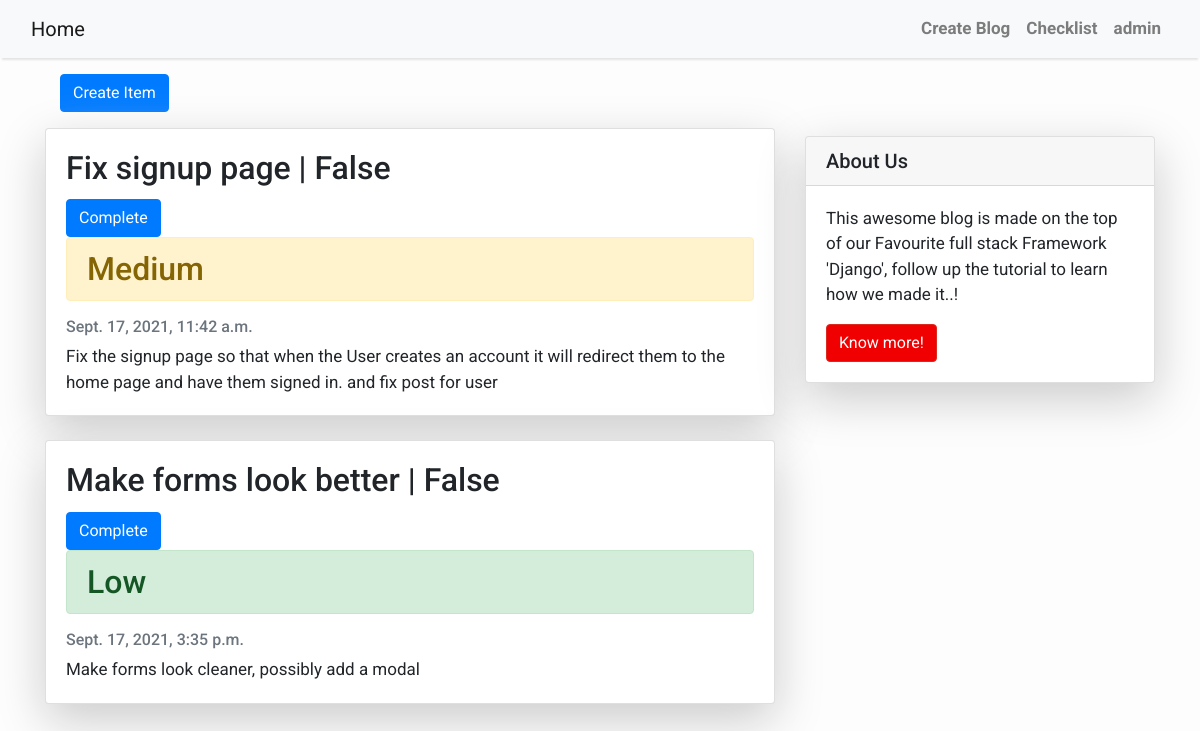
The app's page /checklist/ (signed in) with its own data.
### checklist/models.py (models this page shows, shortened)
class CheckList(models.Model):
    title = models.CharField(max_length=100, blank=True)
    description = models.TextField(max_length=150, blank=False)
    status = models.IntegerField(choices=URGENCY, default=0)
    completed = models.BooleanField(default=False)
    created_on = models.DateTimeField(auto_now_add=True)

### checklist/views.py (the view)
# urls.py: path('', views.CheckListView.as_view(), name='checklist'),
class CheckListView(generic.ListView):
    queryset = CheckList.objects.all()
    template_name = 'checklist/checklist.html'

### checklist/templates/checklist/checklist.html (shortened to what this page needs)
{% extends 'blogs/base.html' %}
{%block content%}
<div class="container">
  <div class="col-md-8 mt-3 left">
    <a class="btn btn-primary" href="{% url 'create' %}">Create Item</a>
  </div>
</div>
<div class="container">
    <div class="row">
        <div class="col-md-8 mt-3 left">
            {% for post in checklist_list %}
            <div class="card mb-4">
                <div class="card-body">
                    <h2 class="card-title">{{ post.title }} | {{ post.completed }}</h2>
                    <a type=submit class="btn btn-primary" href="{% url 'update' post.id%}">Complete</a>
                    {% if post.status == 0 %}
                        <h2 class="card-title alert alert-success" role="alert">{{post.get_status_display}}</h2>
                    {% elif post.status == 1 %}
                        <h2 class="card-title alert alert-warning" role="alert">{{post.get_status_display}}</h2>
                    {% elif post.status == 2 %}
                        <h2 class="card-title alert alert-danger" role="alert">{{post.get_status_display}}</h2>
                    {% endif %}
                    <p class="card-text text-muted h6">{{ post.created_on}} </p>
                    <p class="card-text">{{ post.description }}</p>
                </div>
            </div>
            {% endfor %}
        </div>
        {% block sidebar %} {% include 'blogs/sidebar.html' %} {% endblock sidebar %}
    </div>
</div>
{%endblock%}

### blogs/templates/blogs/base.html (shortened to what this page needs)
<!DOCTYPE html>
<html>
    <head>
        <link rel="stylesheet" href="https://maxcdn.bootstrapcdn.com/bootstrap/4.0.0/css/bootstrap.min.css"
 />
    </head>
    <body>
        <nav class="navbar navbar-expand-lg navbar-light bg-light shadow" id="mainNav">
            <div class="container-fluid">
                <a class="navbar-brand" href="{% url 'home' %}">Home</a>
                <div class="collapse navbar-collapse" id="navbarResponsive">
                    <ul class="navbar-nav ml-auto">
                        <li class="nav-item text-black">
                            <a class="nav-link text-black font-weight-bold" href="{% url 'create_blog' %}">Create Blog</a>
                        </li>
                        <li class="nav-item text-black">
                            <a class="nav-link text-black font-weight-bold" href="{% url 'checklist' %}">Checklist</a>
                        </li>
                        <li class="nav-item text-black">
                            {% if user.is_authenticated %}
                                <a class="nav-link text-black font-weight-bold" href="{% url 'profile' user %}">{{ user.username }}</a>
                            {% else %}
                                <a class="nav-link text-black font-weight-bold" href="{% url 'signup' %}">Sign-Up</a>
                            {% endif %}
                        </li>
                    </ul>
                </div>
            </div>
        </nav>
        {% block content %}{% endblock content %}
    </body>
</html>

### blogs/templates/blogs/base.html (style rules this page uses)
body { font-family: "Roboto", sans-serif; font-size: 17px; background-color: #fdfdfd; }
.shadow { box-shadow: 0 4px 2px -2px rgba(0, 0, 0, 0.1); }

### blogs/templates/blogs/sidebar.html (style rules this page uses)
.card { box-shadow: 0 16px 48px #cccbcb; }

### records on screen
CheckList: title "Fix signup page", completed "False", status "Medium", created_on "Sept. 17, 2021, 11:42 a.m.", description "Fix the signup page so that when the User creates an account it will redirect them to the home page and have them signed in. and fix post for user"
CheckList: title "Make forms look better", completed "False", status "Low", created_on "Sept. 17, 2021, 3:35 p.m.", description "Make forms look cleaner, possibly add a modal"

### other values on screen
{{ user.username }} "admin"
